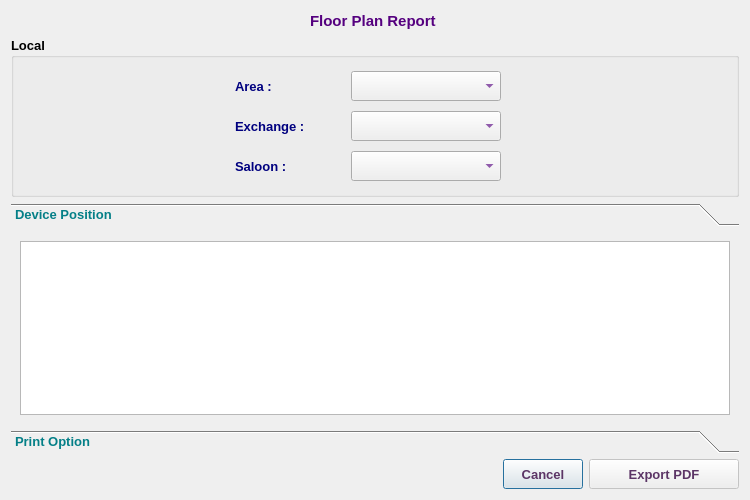
<?xml version="1.0" encoding="UTF-8"?>
<ui version="4.0">
 <class>FloorPlanReportDialog</class>
 <widget class="QDialog" name="FloorPlanReportDialog">
  <property name="geometry">
   <rect>
    <x>0</x>
    <y>0</y>
    <width>750</width>
    <height>500</height>
   </rect>
  </property>
  <property name="minimumSize">
   <size>
    <width>750</width>
    <height>500</height>
   </size>
  </property>
  <property name="font">
   <font>
    <family>Tahoma</family>
    <pointsize>10</pointsize>
   </font>
  </property>
  <property name="windowTitle">
   <string>Floor Plan Report</string>
  </property>
  <property name="windowIcon">
   <iconset resource="../../../../image.qrc">
    <normaloff>:/Image/report.png</normaloff>:/Image/report.png</iconset>
  </property>
  <layout class="QVBoxLayout" name="verticalLayout">
   <item>
    <layout class="QHBoxLayout" name="horizontalLayout_2">
     <item>
      <spacer name="horizontalSpacer_3">
       <property name="font">
        <font>
         <family>Tahoma</family>
         <pointsize>10</pointsize>
        </font>
       </property>
       <property name="orientation">
        <enum>Qt::Horizontal</enum>
       </property>
       <property name="sizeHint" stdset="0">
        <size>
         <width>40</width>
         <height>20</height>
        </size>
       </property>
      </spacer>
     </item>
     <item>
      <widget class="QLabel" name="label_2">
       <property name="font">
        <font>
         <family>Tahoma</family>
         <pointsize>11</pointsize>
         <weight>75</weight>
         <bold>true</bold>
        </font>
       </property>
       <property name="styleSheet">
        <string notr="true">color: rgb(85, 0, 127);</string>
       </property>
       <property name="text">
        <string>Floor Plan Report </string>
       </property>
      </widget>
     </item>
     <item>
      <spacer name="horizontalSpacer_2">
       <property name="font">
        <font>
         <family>Tahoma</family>
         <pointsize>10</pointsize>
        </font>
       </property>
       <property name="orientation">
        <enum>Qt::Horizontal</enum>
       </property>
       <property name="sizeHint" stdset="0">
        <size>
         <width>40</width>
         <height>20</height>
        </size>
       </property>
      </spacer>
     </item>
    </layout>
   </item>
   <item>
    <widget class="QGroupBox" name="groupBox">
     <property name="minimumSize">
      <size>
       <width>0</width>
       <height>160</height>
      </size>
     </property>
     <property name="maximumSize">
      <size>
       <width>16777215</width>
       <height>160</height>
      </size>
     </property>
     <property name="font">
      <font>
       <family>Tahoma</family>
       <pointsize>10</pointsize>
       <weight>75</weight>
       <bold>true</bold>
      </font>
     </property>
     <property name="title">
      <string>Local</string>
     </property>
     <layout class="QVBoxLayout" name="verticalLayout_6">
      <item>
       <layout class="QHBoxLayout" name="horizontalLayout_9">
        <item>
         <layout class="QVBoxLayout" name="verticalLayout_3">
          <item>
           <layout class="QHBoxLayout" name="horizontalLayout">
            <item>
             <spacer name="horizontalSpacer_5">
              <property name="orientation">
               <enum>Qt::Horizontal</enum>
              </property>
              <property name="sizeHint" stdset="0">
               <size>
                <width>40</width>
                <height>20</height>
               </size>
              </property>
             </spacer>
            </item>
            <item>
             <widget class="QLabel" name="label">
              <property name="minimumSize">
               <size>
                <width>110</width>
                <height>30</height>
               </size>
              </property>
              <property name="maximumSize">
               <size>
                <width>110</width>
                <height>30</height>
               </size>
              </property>
              <property name="font">
               <font>
                <family>Tahoma</family>
                <pointsize>10</pointsize>
                <weight>75</weight>
                <bold>true</bold>
               </font>
              </property>
              <property name="styleSheet">
               <string notr="true">color: rgb(0, 0, 127);</string>
              </property>
              <property name="text">
               <string>Area :</string>
              </property>
             </widget>
            </item>
            <item>
             <widget class="QComboBox" name="areaCB">
              <property name="sizePolicy">
               <sizepolicy hsizetype="Preferred" vsizetype="Preferred">
                <horstretch>0</horstretch>
                <verstretch>0</verstretch>
               </sizepolicy>
              </property>
              <property name="minimumSize">
               <size>
                <width>150</width>
                <height>30</height>
               </size>
              </property>
              <property name="maximumSize">
               <size>
                <width>150</width>
                <height>30</height>
               </size>
              </property>
              <property name="font">
               <font>
                <family>Tahoma</family>
                <pointsize>10</pointsize>
                <weight>75</weight>
                <bold>true</bold>
               </font>
              </property>
              <property name="styleSheet">
               <string notr="true">color: rgb(85, 0, 127);</string>
              </property>
             </widget>
            </item>
            <item>
             <spacer name="horizontalSpacer_9">
              <property name="font">
               <font>
                <family>Tahoma</family>
                <pointsize>10</pointsize>
               </font>
              </property>
              <property name="orientation">
               <enum>Qt::Horizontal</enum>
              </property>
              <property name="sizeHint" stdset="0">
               <size>
                <width>40</width>
                <height>20</height>
               </size>
              </property>
             </spacer>
            </item>
           </layout>
          </item>
          <item>
           <layout class="QHBoxLayout" name="horizontalLayout_3">
            <item>
             <spacer name="horizontalSpacer_10">
              <property name="orientation">
               <enum>Qt::Horizontal</enum>
              </property>
              <property name="sizeHint" stdset="0">
               <size>
                <width>40</width>
                <height>20</height>
               </size>
              </property>
             </spacer>
            </item>
            <item>
             <widget class="QLabel" name="label_4">
              <property name="minimumSize">
               <size>
                <width>110</width>
                <height>30</height>
               </size>
              </property>
              <property name="maximumSize">
               <size>
                <width>110</width>
                <height>30</height>
               </size>
              </property>
              <property name="font">
               <font>
                <family>Tahoma</family>
                <pointsize>10</pointsize>
                <weight>75</weight>
                <bold>true</bold>
               </font>
              </property>
              <property name="styleSheet">
               <string notr="true">color: rgb(0, 0, 127);</string>
              </property>
              <property name="text">
               <string>Exchange :</string>
              </property>
             </widget>
            </item>
            <item>
             <widget class="QComboBox" name="abbrCB">
              <property name="sizePolicy">
               <sizepolicy hsizetype="Preferred" vsizetype="Preferred">
                <horstretch>0</horstretch>
                <verstretch>0</verstretch>
               </sizepolicy>
              </property>
              <property name="minimumSize">
               <size>
                <width>150</width>
                <height>30</height>
               </size>
              </property>
              <property name="maximumSize">
               <size>
                <width>150</width>
                <height>30</height>
               </size>
              </property>
              <property name="font">
               <font>
                <family>Tahoma</family>
                <pointsize>10</pointsize>
                <weight>75</weight>
                <bold>true</bold>
               </font>
              </property>
              <property name="styleSheet">
               <string notr="true">color: rgb(85, 0, 127);</string>
              </property>
             </widget>
            </item>
            <item>
             <spacer name="horizontalSpacer">
              <property name="font">
               <font>
                <family>Tahoma</family>
                <pointsize>10</pointsize>
               </font>
              </property>
              <property name="orientation">
               <enum>Qt::Horizontal</enum>
              </property>
              <property name="sizeHint" stdset="0">
               <size>
                <width>40</width>
                <height>20</height>
               </size>
              </property>
             </spacer>
            </item>
           </layout>
          </item>
          <item>
           <layout class="QHBoxLayout" name="horizontalLayout_8">
            <item>
             <spacer name="horizontalSpacer_11">
              <property name="orientation">
               <enum>Qt::Horizontal</enum>
              </property>
              <property name="sizeHint" stdset="0">
               <size>
                <width>40</width>
                <height>20</height>
               </size>
              </property>
             </spacer>
            </item>
            <item>
             <widget class="QLabel" name="allExchLbl_2">
              <property name="minimumSize">
               <size>
                <width>110</width>
                <height>30</height>
               </size>
              </property>
              <property name="maximumSize">
               <size>
                <width>110</width>
                <height>30</height>
               </size>
              </property>
              <property name="font">
               <font>
                <family>Tahoma</family>
                <pointsize>10</pointsize>
                <weight>75</weight>
                <bold>true</bold>
               </font>
              </property>
              <property name="styleSheet">
               <string notr="true">color: rgb(0, 0, 127);</string>
              </property>
              <property name="text">
               <string>Saloon :</string>
              </property>
             </widget>
            </item>
            <item>
             <widget class="QComboBox" name="saloonCB">
              <property name="sizePolicy">
               <sizepolicy hsizetype="Preferred" vsizetype="Preferred">
                <horstretch>0</horstretch>
                <verstretch>0</verstretch>
               </sizepolicy>
              </property>
              <property name="minimumSize">
               <size>
                <width>150</width>
                <height>30</height>
               </size>
              </property>
              <property name="maximumSize">
               <size>
                <width>150</width>
                <height>30</height>
               </size>
              </property>
              <property name="font">
               <font>
                <family>Tahoma</family>
                <pointsize>10</pointsize>
                <weight>75</weight>
                <bold>true</bold>
               </font>
              </property>
              <property name="styleSheet">
               <string notr="true">color: rgb(85, 0, 127);</string>
              </property>
             </widget>
            </item>
            <item>
             <spacer name="horizontalSpacer_4">
              <property name="font">
               <font>
                <family>Tahoma</family>
                <pointsize>10</pointsize>
               </font>
              </property>
              <property name="orientation">
               <enum>Qt::Horizontal</enum>
              </property>
              <property name="sizeHint" stdset="0">
               <size>
                <width>40</width>
                <height>20</height>
               </size>
              </property>
             </spacer>
            </item>
           </layout>
          </item>
         </layout>
        </item>
        <item>
         <widget class="QLabel" name="label_3">
          <property name="font">
           <font>
            <family>Tahoma</family>
            <pointsize>10</pointsize>
           </font>
          </property>
          <property name="text">
           <string/>
          </property>
          <property name="pixmap">
           <pixmap resource="../../../../image.qrc">:/Image/floorplan.png</pixmap>
          </property>
         </widget>
        </item>
       </layout>
      </item>
     </layout>
    </widget>
   </item>
   <item>
    <widget class="QToolBox" name="toolBox">
     <property name="font">
      <font>
       <weight>75</weight>
       <bold>true</bold>
      </font>
     </property>
     <property name="styleSheet">
      <string notr="true">color: rgb(4, 127, 135);</string>
     </property>
     <property name="currentIndex">
      <number>0</number>
     </property>
     <widget class="QWidget" name="page">
      <property name="geometry">
       <rect>
        <x>0</x>
        <y>0</y>
        <width>732</width>
        <height>190</height>
       </rect>
      </property>
      <attribute name="label">
       <string>Device Position</string>
      </attribute>
      <layout class="QVBoxLayout" name="verticalLayout_4">
       <item>
        <widget class="QTableView" name="reportTV">
         <property name="font">
          <font>
           <family>Tahoma</family>
           <pointsize>10</pointsize>
           <weight>50</weight>
           <bold>false</bold>
          </font>
         </property>
         <property name="styleSheet">
          <string notr="true">color: rgb(0, 0, 0);</string>
         </property>
         <property name="editTriggers">
          <set>QAbstractItemView::NoEditTriggers</set>
         </property>
         <property name="alternatingRowColors">
          <bool>true</bool>
         </property>
         <property name="selectionMode">
          <enum>QAbstractItemView::SingleSelection</enum>
         </property>
         <property name="selectionBehavior">
          <enum>QAbstractItemView::SelectRows</enum>
         </property>
        </widget>
       </item>
      </layout>
     </widget>
     <widget class="QWidget" name="page_2">
      <property name="geometry">
       <rect>
        <x>0</x>
        <y>0</y>
        <width>732</width>
        <height>190</height>
       </rect>
      </property>
      <attribute name="label">
       <string>Print Option</string>
      </attribute>
      <layout class="QVBoxLayout" name="verticalLayout_2">
       <item>
        <layout class="QHBoxLayout" name="horizontalLayout_4">
         <item>
          <widget class="QLabel" name="label_5">
           <property name="minimumSize">
            <size>
             <width>150</width>
             <height>30</height>
            </size>
           </property>
           <property name="maximumSize">
            <size>
             <width>180</width>
             <height>30</height>
            </size>
           </property>
           <property name="font">
            <font>
             <family>Tahoma</family>
             <pointsize>10</pointsize>
             <weight>75</weight>
             <bold>true</bold>
            </font>
           </property>
           <property name="styleSheet">
            <string notr="true">color: rgb(0, 0, 127);</string>
           </property>
           <property name="text">
            <string>Paper Size:</string>
           </property>
          </widget>
         </item>
         <item>
          <widget class="QComboBox" name="paperCB">
           <property name="sizePolicy">
            <sizepolicy hsizetype="Preferred" vsizetype="Preferred">
             <horstretch>0</horstretch>
             <verstretch>0</verstretch>
            </sizepolicy>
           </property>
           <property name="minimumSize">
            <size>
             <width>100</width>
             <height>30</height>
            </size>
           </property>
           <property name="maximumSize">
            <size>
             <width>100</width>
             <height>30</height>
            </size>
           </property>
           <property name="font">
            <font>
             <family>Tahoma</family>
             <pointsize>10</pointsize>
             <weight>75</weight>
             <bold>true</bold>
            </font>
           </property>
           <property name="styleSheet">
            <string notr="true">color: rgb(85, 0, 127);</string>
           </property>
          </widget>
         </item>
         <item>
          <widget class="QLabel" name="label_7">
           <property name="minimumSize">
            <size>
             <width>150</width>
             <height>30</height>
            </size>
           </property>
           <property name="maximumSize">
            <size>
             <width>150</width>
             <height>30</height>
            </size>
           </property>
           <property name="font">
            <font>
             <family>Tahoma</family>
             <pointsize>10</pointsize>
             <weight>75</weight>
             <bold>true</bold>
            </font>
           </property>
           <property name="styleSheet">
            <string notr="true">color: rgb(0, 0, 127);</string>
           </property>
           <property name="text">
            <string>     Orientation:</string>
           </property>
           <property name="alignment">
            <set>Qt::AlignRight|Qt::AlignTrailing|Qt::AlignVCenter</set>
           </property>
          </widget>
         </item>
         <item>
          <widget class="QComboBox" name="orientationCB">
           <property name="sizePolicy">
            <sizepolicy hsizetype="Preferred" vsizetype="Preferred">
             <horstretch>0</horstretch>
             <verstretch>0</verstretch>
            </sizepolicy>
           </property>
           <property name="minimumSize">
            <size>
             <width>180</width>
             <height>30</height>
            </size>
           </property>
           <property name="maximumSize">
            <size>
             <width>180</width>
             <height>30</height>
            </size>
           </property>
           <property name="font">
            <font>
             <family>Tahoma</family>
             <pointsize>10</pointsize>
             <weight>75</weight>
             <bold>true</bold>
            </font>
           </property>
           <property name="styleSheet">
            <string notr="true">color: rgb(85, 0, 127);</string>
           </property>
          </widget>
         </item>
         <item>
          <spacer name="horizontalSpacer_7">
           <property name="font">
            <font>
             <family>Tahoma</family>
             <pointsize>10</pointsize>
            </font>
           </property>
           <property name="orientation">
            <enum>Qt::Horizontal</enum>
           </property>
           <property name="sizeHint" stdset="0">
            <size>
             <width>40</width>
             <height>20</height>
            </size>
           </property>
          </spacer>
         </item>
        </layout>
       </item>
       <item>
        <layout class="QHBoxLayout" name="horizontalLayout_6">
         <item>
          <widget class="QLabel" name="label_8">
           <property name="minimumSize">
            <size>
             <width>150</width>
             <height>30</height>
            </size>
           </property>
           <property name="maximumSize">
            <size>
             <width>180</width>
             <height>30</height>
            </size>
           </property>
           <property name="font">
            <font>
             <family>Tahoma</family>
             <pointsize>10</pointsize>
             <weight>75</weight>
             <bold>true</bold>
            </font>
           </property>
           <property name="styleSheet">
            <string notr="true">color: rgb(0, 0, 127);</string>
           </property>
           <property name="text">
            <string>Site Name Font Size:</string>
           </property>
          </widget>
         </item>
         <item>
          <widget class="QSpinBox" name="fontSizeSB">
           <property name="minimumSize">
            <size>
             <width>100</width>
             <height>30</height>
            </size>
           </property>
           <property name="maximumSize">
            <size>
             <width>100</width>
             <height>30</height>
            </size>
           </property>
           <property name="font">
            <font>
             <family>Tahoma</family>
             <pointsize>10</pointsize>
             <weight>75</weight>
             <bold>true</bold>
            </font>
           </property>
           <property name="styleSheet">
            <string notr="true">color: rgb(85, 0, 127);</string>
           </property>
           <property name="minimum">
            <number>8</number>
           </property>
           <property name="maximum">
            <number>20</number>
           </property>
           <property name="value">
            <number>12</number>
           </property>
          </widget>
         </item>
         <item>
          <widget class="QLabel" name="label_9">
           <property name="minimumSize">
            <size>
             <width>150</width>
             <height>30</height>
            </size>
           </property>
           <property name="maximumSize">
            <size>
             <width>150</width>
             <height>30</height>
            </size>
           </property>
           <property name="font">
            <font>
             <family>Tahoma</family>
             <pointsize>10</pointsize>
             <weight>75</weight>
             <bold>true</bold>
            </font>
           </property>
           <property name="styleSheet">
            <string notr="true">color: rgb(0, 0, 127);</string>
           </property>
           <property name="text">
            <string>      Font Style:</string>
           </property>
           <property name="alignment">
            <set>Qt::AlignRight|Qt::AlignTrailing|Qt::AlignVCenter</set>
           </property>
          </widget>
         </item>
         <item>
          <widget class="QComboBox" name="fontStyleCB">
           <property name="sizePolicy">
            <sizepolicy hsizetype="Preferred" vsizetype="Preferred">
             <horstretch>0</horstretch>
             <verstretch>0</verstretch>
            </sizepolicy>
           </property>
           <property name="minimumSize">
            <size>
             <width>180</width>
             <height>30</height>
            </size>
           </property>
           <property name="maximumSize">
            <size>
             <width>180</width>
             <height>30</height>
            </size>
           </property>
           <property name="font">
            <font>
             <family>Tahoma</family>
             <pointsize>10</pointsize>
             <weight>75</weight>
             <bold>true</bold>
            </font>
           </property>
           <property name="styleSheet">
            <string notr="true">color: rgb(85, 0, 127);</string>
           </property>
          </widget>
         </item>
         <item>
          <spacer name="horizontalSpacer_8">
           <property name="font">
            <font>
             <family>Tahoma</family>
             <pointsize>10</pointsize>
            </font>
           </property>
           <property name="orientation">
            <enum>Qt::Horizontal</enum>
           </property>
           <property name="sizeHint" stdset="0">
            <size>
             <width>40</width>
             <height>20</height>
            </size>
           </property>
          </spacer>
         </item>
        </layout>
       </item>
       <item>
        <widget class="QLineEdit" name="customInfoLE">
         <property name="minimumSize">
          <size>
           <width>0</width>
           <height>40</height>
          </size>
         </property>
         <property name="maximumSize">
          <size>
           <width>16777215</width>
           <height>40</height>
          </size>
         </property>
         <property name="font">
          <font>
           <weight>75</weight>
           <bold>true</bold>
          </font>
         </property>
         <property name="styleSheet">
          <string notr="true">color: rgb(85, 0, 127);</string>
         </property>
         <property name="placeholderText">
          <string>Custom Information</string>
         </property>
        </widget>
       </item>
       <item>
        <spacer name="verticalSpacer">
         <property name="orientation">
          <enum>Qt::Vertical</enum>
         </property>
         <property name="sizeHint" stdset="0">
          <size>
           <width>20</width>
           <height>47</height>
          </size>
         </property>
        </spacer>
       </item>
      </layout>
     </widget>
    </widget>
   </item>
   <item>
    <layout class="QHBoxLayout" name="horizontalLayout_5">
     <item>
      <spacer name="horizontalSpacer_6">
       <property name="font">
        <font>
         <family>Tahoma</family>
         <pointsize>10</pointsize>
        </font>
       </property>
       <property name="orientation">
        <enum>Qt::Horizontal</enum>
       </property>
       <property name="sizeHint" stdset="0">
        <size>
         <width>40</width>
         <height>20</height>
        </size>
       </property>
      </spacer>
     </item>
     <item>
      <widget class="QPushButton" name="cancelBtn">
       <property name="sizePolicy">
        <sizepolicy hsizetype="Preferred" vsizetype="Preferred">
         <horstretch>0</horstretch>
         <verstretch>0</verstretch>
        </sizepolicy>
       </property>
       <property name="minimumSize">
        <size>
         <width>80</width>
         <height>30</height>
        </size>
       </property>
       <property name="maximumSize">
        <size>
         <width>180</width>
         <height>30</height>
        </size>
       </property>
       <property name="font">
        <font>
         <family>Tahoma</family>
         <pointsize>10</pointsize>
         <weight>75</weight>
         <bold>true</bold>
        </font>
       </property>
       <property name="styleSheet">
        <string notr="true">color: rgb(92, 53, 102);</string>
       </property>
       <property name="text">
        <string>Cancel</string>
       </property>
      </widget>
     </item>
     <item>
      <widget class="QPushButton" name="okBtn">
       <property name="enabled">
        <bool>false</bool>
       </property>
       <property name="sizePolicy">
        <sizepolicy hsizetype="Preferred" vsizetype="Preferred">
         <horstretch>0</horstretch>
         <verstretch>0</verstretch>
        </sizepolicy>
       </property>
       <property name="minimumSize">
        <size>
         <width>150</width>
         <height>30</height>
        </size>
       </property>
       <property name="maximumSize">
        <size>
         <width>180</width>
         <height>30</height>
        </size>
       </property>
       <property name="font">
        <font>
         <family>Tahoma</family>
         <pointsize>10</pointsize>
         <weight>75</weight>
         <bold>true</bold>
        </font>
       </property>
       <property name="styleSheet">
        <string notr="true">color: rgb(92, 53, 102);</string>
       </property>
       <property name="text">
        <string>Export PDF</string>
       </property>
       <property name="icon">
        <iconset resource="../../../../image.qrc">
         <normaloff>:/Image/pdf.png</normaloff>:/Image/pdf.png</iconset>
       </property>
       <property name="iconSize">
        <size>
         <width>20</width>
         <height>20</height>
        </size>
       </property>
      </widget>
     </item>
    </layout>
   </item>
  </layout>
 </widget>
 <tabstops>
  <tabstop>areaCB</tabstop>
  <tabstop>abbrCB</tabstop>
  <tabstop>saloonCB</tabstop>
  <tabstop>paperCB</tabstop>
  <tabstop>orientationCB</tabstop>
  <tabstop>fontSizeSB</tabstop>
  <tabstop>fontStyleCB</tabstop>
  <tabstop>okBtn</tabstop>
  <tabstop>cancelBtn</tabstop>
 </tabstops>
 <resources>
  <include location="../../../../image.qrc"/>
 </resources>
 <connections/>
</ui>
